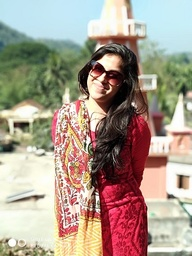
#> input picture K_means/IMG_20180120_102715.jpg, 192 x 256 px, shrunk from 300 x 400 before the run; its folder holds only this picture in this run
$ python K_means_Final_v2.py
#> lines starting #> are read from the running program, lines starting #| are printed output that depends on the picture
# -*- coding: utf-8 -*-
"""
Created on Mon Mar 15 09:48:14 2021

@author: fahim.ahmad
"""

# -*- coding: utf-8 -*-
"""
Created on Mon Nov 26 19:18:26 2018

@author: fahim.ahmad
"""

from PIL import Image
import random
import math
import operator
import numpy as np


##### Getting the file name from the User


import tkinter as tk
from tkinter import filedialog

iteration = 0

root = tk.Tk()
root.withdraw()

image_name = filedialog.askopenfilename(initialdir = "/",title = "Select file",filetypes = (("jpeg files","*.jpg"),("all files","*.*")))
#> the answer given: IMG_20180120_102715.jpg

print(image_name)
output_file = image_name[0:-4] + ".bmp"

### Read the image

#image_name = "IMG_20180120_172824"
im = Image.open(image_name , "r")
#> im is the input picture: PIL image 192x256 RGB; mean R, G, B 169.7, 155.5, 141.4

pixel_values = list(im.getdata())
#> pixel_values = 49152 items

#pixel_values_list = list(list(x) for x in pixel_values)

#print(pixel_values_list)

width, height = im.size
#> width = 192; height = 256


### Getting the K value from the User

user_K = int(input("Input the value of K : "))
#> the answer given: 3

K_list = []

### Getting the random values
### Putting the random values into a list
for loop_iterator in range(0, user_K ):
    K_list.append((random.randint(0,len(pixel_values))))
#> after the loop, K_list = [25247, 27562, 2653]

K_list = sorted(K_list)
#> K_list = [2653, 25247, 27562]

### Putting the random RGB values in a list
dist_pix_value = []
for loop_K in K_list:
    dist_pix_value.append ( pixel_values[loop_K])
#> this loop made 3 passes
#> loop_K on passes 1 to 3: 2653, 25247, 27562
#> after the loop, dist_pix_value = [(199, 239, 251), (103, 55, 55), (5, 2, 0)]


print(dist_pix_value)
#| [(199, 239, 251), (103, 55, 55), (5, 2, 0)]

### Loop to traverse while the distance of previous list and the current list
### Does not match

while True:

    iteration = iteration + 1 ;

    ### Putting all the RGB values in a list

    pixel_values_list = list(list(x) for x in pixel_values)

    ### Loop for K times to get different distances

    for current_Centroid_value in dist_pix_value:
        #### Calculating the distance from each RGB values to the  current_Centroid_value
        for loop_counter in range(0, len(pixel_values)):
            distance = round(math.sqrt(((current_Centroid_value[0] - pixel_values[loop_counter][0]) ** 2) + ((current_Centroid_value[1] - pixel_values[loop_counter][1])**2) + ((current_Centroid_value[2] - pixel_values[loop_counter][2])**2)),2)

            ### getting the RGB value of pixel_values_list in a variable
            init_value = pixel_values_list[loop_counter]
            ### Concatinating the init_value and the distance

            merge_value = init_value + [distance]

            #### Finally putting the merge_value in the list again. Lets A RGB value is
            ### (127, 210, 23) and the distance from the 1st current_Centroid_value is
            ### 23.52. Then the final value in the pixel_values_list[loop_counter] will be
            ### (127, 210, 23, 23.52). Again, for the 2nd current_Centroid_value, if the distance
            ### is 12.76, then in the 2nd loop the value of pixel_values_list[loop_counter] will
            ### be (127, 210, 23, 23.52, 12.76)
            pixel_values_list[loop_counter] = merge_value


    ########


    for loop_counter in range(0, len(pixel_values)):
        ### Puting only the distances into the dummy_list for a specific RGB
        dummy_list = pixel_values_list[loop_counter][3:3+user_K]
        ### Getting the minimum distance value of the dummy_list to identify the cluster
        min_value_index, min_value = min(enumerate(dummy_list), key=operator.itemgetter(1))

        ### Concatinating the cluster(min_value_index) with the items(RGB and the distances)
        ### Let one of our item in the list is (127, 210, 23, 23.52, 12.76) where R = 127
        ### G = 210, B = 23 and Distance0 = 23.52 and Distance1 = 12.76. As Distance1 is smallest
        ### We are putting the 1 with the list and the list will look like
        ### (127, 210, 23, 23.52, 12.76, 1)
        init_value = pixel_values_list[loop_counter]
        merge_value = init_value + [min_value_index]
        pixel_values_list[loop_counter] = merge_value


    cluster_array = []

    for item in range (0, len(pixel_values_list)):
        cluster_array.append(pixel_values_list[item][3+user_K])


    unique, counts = np.unique(cluster_array, return_counts=True)


    value_list = list(zip(unique,counts))

    R_sum = 0
    G_sum = 0
    B_sum = 0

    calculated_pixel_value = []

    ### Generating the New RGB value


    for loop_counter in range(0, len(value_list)):

        R_sum = 0
        G_sum = 0
        B_sum = 0

        for pixel_values_list_lookup in range(0, len(pixel_values_list)):

            if value_list [loop_counter][0] == pixel_values_list [pixel_values_list_lookup][3+user_K]:

                R_sum += pixel_values_list[pixel_values_list_lookup][0]
                G_sum += pixel_values_list[pixel_values_list_lookup][1]
                B_sum += pixel_values_list[pixel_values_list_lookup][2]
        R_avg_value = round(R_sum / value_list[loop_counter][1], 0)
        G_avg_value = round(G_sum / value_list[loop_counter][1], 0)
        B_avg_value = round(B_sum / value_list[loop_counter][1], 0)

        single_item_list = [R_avg_value, G_avg_value, B_avg_value]
        calculated_pixel_value.append(single_item_list)


    ### Sorting the New Centroid_value to compare with the last one
    calculated_pixel_value.sort(key=operator.itemgetter(1))
    ### Sorting the Old Centroid_value to compare with the last one
    dist_pix_value.sort(key=operator.itemgetter(1))

    print("New RGB = ", calculated_pixel_value)
    print("Old RGB = ", dist_pix_value)

    ### Checking to exit the loop

    if calculated_pixel_value == dist_pix_value :#or iteration > 10:
        print("Game Over")
        #print(pixel_values_list)
        break
    else:
        print(str(iteration) + "\nKhela hobe\n")
        dist_pix_value = calculated_pixel_value
#> this loop made 11 passes
#| Old RGB =  [(5, 2, 0), (103, 55, 55), (199, 239, 251)]
#> after the loop, iteration = 11
        #print(dist_pix_value)

        #print(value_list[loop_counter], avg_value)

cluster_list=[]
#print(pixel_values_list)

for loop_count in range (0, len(pixel_values_list))    :
    #print(pixel_values[loop_count], pixel_values_list[loop_count][3+user_K])
    cluster_list.append(pixel_values_list[loop_count][3+user_K])
#> after the loop, cluster_list = 49152 items

unique, counts = np.unique(cluster_list, return_counts=True)
#> unique = [0, 1, 2]; counts = [11374, 14583, 23195]
value_list = list(zip(unique,counts))
#> value_list = [(0, 11374), (1, 14583), (2, 23195)]

print(value_list)
#| [(0, 11374), (1, 14583), (2, 23195)]
#### Printing the New Image

print_pixel = []
for pixel_values_list_loop in range(0, len(pixel_values_list)):
    #print(pixel_values_list_loop, pixel_values_list[pixel_values_list_loop][3+user_K])
    width_position = int(pixel_values_list_loop / width)
    height_position = pixel_values_list_loop % width

    R = int((255/user_K) * pixel_values_list[pixel_values_list_loop][3+user_K])
    G=B=R
    #G = int((255/user_K) * pixel_values_list[pixel_values_list_loop][3+user_K])
    #B = int((255/user_K) * pixel_values_list[pixel_values_list_loop][3+user_K])
    final_pixel_value = (height_position, width_position, (R,G,B))
    print_pixel.append(final_pixel_value)
#> this loop made 49152 passes
#> final_pixel_value on passes 1 to 3: (0, 0, (170, 170, 170)), (1, 0, (170, 170, 170)), (2, 0, (170, 170, 170))
#> after the loop, print_pixel = 49152 items

final_img = Image.new( 'RGB', (width,height), "white")
#> final_img: PIL image 192x256 RGB; every value is 255
img_data = final_img.load()
for x, y, color in print_pixel:
    img_data[x,y] = color

final_img.save(output_file )
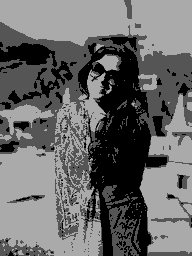
#> saved as IMG_20180120_102715.bmp: PIL image 192x256 RGB; min 0, max 170, mean 105.4


$ run again, on K_means/We_V2.jpg
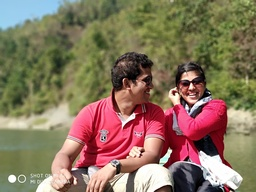
#> input picture K_means/We_V2.jpg, 256 x 192 px, shrunk from 1000 x 750 before the run
#> im is the input picture: PIL image 256x192 RGB; mean R, G, B 136.8, 116.2, 94.1
#> pixel_values = 49152 items
#> after the loop `for loop_iterator in range(0, user_K ):`: K_list = [25247, 27562, 2653]
#> `K_list = sorted(K_list)`: K_list = [2653, 25247, 27562]
#> the loop `for loop_K in K_list:` made 3 passes
#> loop_K on passes 1 to 3: 2653, 25247, 27562
#> after the loop `for loop_K in K_list:`: dist_pix_value = [(97, 100, 71), (111, 103, 64), (181, 124, 104)]
#| [(97, 100, 71), (111, 103, 64), (181, 124, 104)]
#> the loop `while True: ` made 11 passes
#| Old RGB =  [(97, 100, 71), (111, 103, 64), (181, 124, 104)]
#> after the loop `while True:`: iteration = 11
#> after the loop `for loop_count in range (0, len(pixel_values_list))    :`: cluster_list = 49152 items
#> unique = [0, 1, 2]; counts = [11916, 27118, 10118]
#> value_list = [(0, 11916), (1, 27118), (2, 10118)]
#| [(0, 11916), (1, 27118), (2, 10118)]
#> the loop `for pixel_values_list_loop in range(0, len(pixel_values_list)):` made 49152 passes
#> final_pixel_value on passes 1 to 3: (0, 0, (170, 170, 170)), (1, 0, (170, 170, 170)), (2, 0, (170, 170, 170))
#> after the loop `for pixel_values_list_loop in range(0, len(pixel_values_list)):`: print_pixel = 49152 items
#> final_img: PIL image 256x192 RGB; every value is 255
#> `final_img.save(output_file )`:
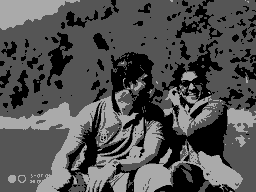
#> saved as We_V2.bmp: PIL image 256x192 RGB; min 0, max 170, mean 81.9

$ run again, on K_means/IMG_20180120_172824.jpg
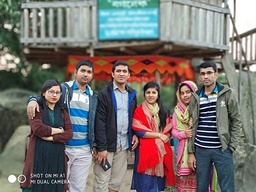
#> input picture K_means/IMG_20180120_172824.jpg, 256 x 192 px, shrunk from 500 x 375 before the run
#> im is the input picture: PIL image 256x192 RGB; mean R, G, B 119.2, 112.6, 110
#> pixel_values = 49152 items
#> after the loop `for loop_iterator in range(0, user_K ):`: K_list = [25247, 27562, 2653]
#> `K_list = sorted(K_list)`: K_list = [2653, 25247, 27562]
#> the loop `for loop_K in K_list:` made 3 passes
#> loop_K on passes 1 to 3: 2653, 25247, 27562
#> after the loop `for loop_K in K_list:`: dist_pix_value = [(189, 196, 189), (46, 50, 49), (66, 89, 71)]
#| [(189, 196, 189), (46, 50, 49), (66, 89, 71)]
#> the loop `while True: ` made 14 passes
#| Old RGB =  [(46, 50, 49), (66, 89, 71), (189, 196, 189)]
#> after the loop `while True:`: iteration = 14
#> after the loop `for loop_count in range (0, len(pixel_values_list))    :`: cluster_list = 49152 items
#> unique = [0, 1, 2]; counts = [17994, 15976, 15182]
#> value_list = [(0, 17994), (1, 15976), (2, 15182)]
#| [(0, 17994), (1, 15976), (2, 15182)]
#> the loop `for pixel_values_list_loop in range(0, len(pixel_values_list)):` made 49152 passes
#> (R, G, B, final_pixel_value) on passes 1 to 3: (85, 85, 85, (0, 0, (85, 85, 85))), (0, 0, 0, (1, 0, (0, 0, 0))), (85, 85, 85, (2, 0, (85, 85, 85)))
#> after the loop `for pixel_values_list_loop in range(0, len(pixel_values_list)):`: print_pixel = 49152 items
#> final_img: PIL image 256x192 RGB; every value is 255
#> the loop `for x, y, color in print_pixel:` made 49152 passes
#> color on passes 1 to 3: (85, 85, 85), (0, 0, 0), (85, 85, 85)
#> `final_img.save(output_file )`:
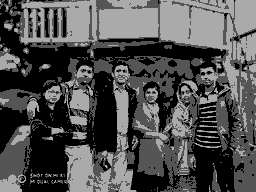
#> saved as IMG_20180120_172824.bmp: PIL image 256x192 RGB; min 0, max 170, mean 80.1
